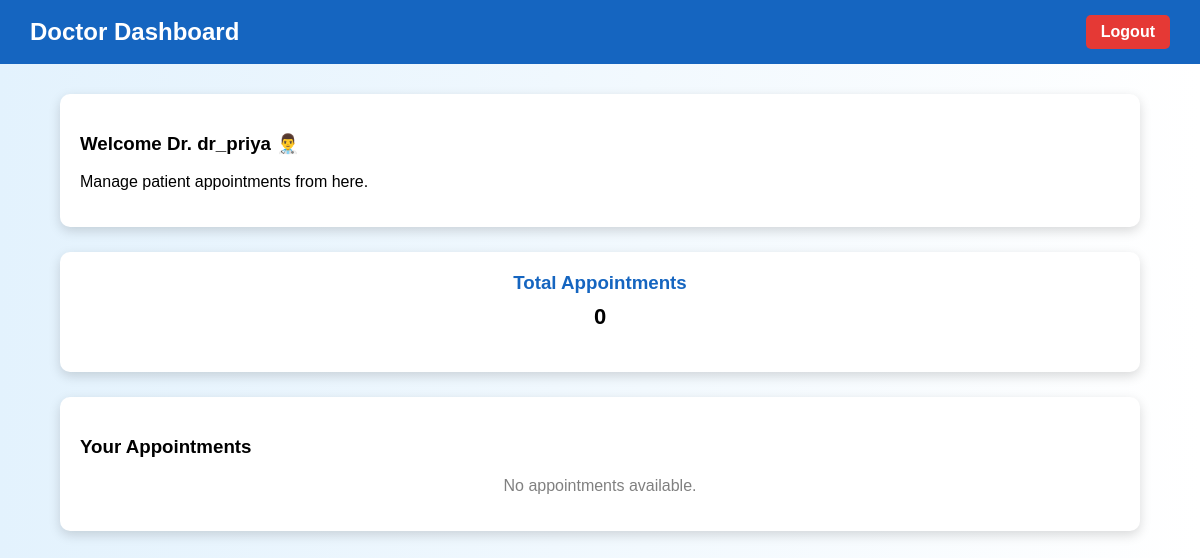
/dashboard/ (signed in), run on an earlier commit of the app's database.
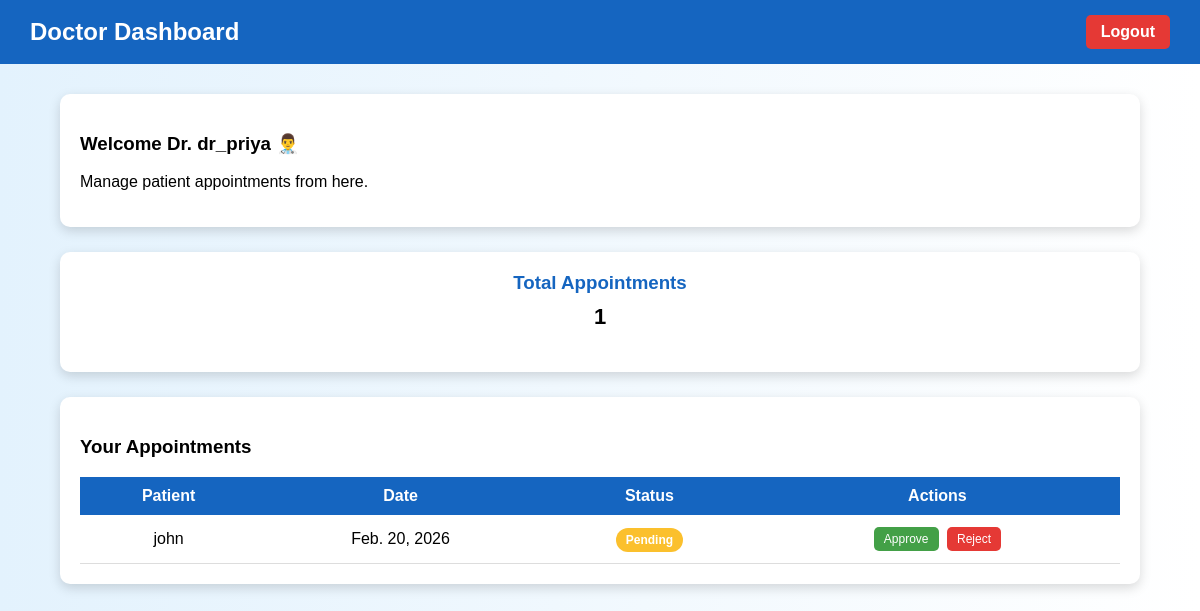
And on a later commit of the database.
### myapp/models.py (models this page shows, shortened)
class Appointment(models.Model):
    doctor = models.ForeignKey(Doctor, on_delete=models.CASCADE)
    patient = models.ForeignKey(Patient, on_delete=models.CASCADE)
    date = models.DateField()
    time = models.TimeField()
    status = models.CharField(
        max_length=20,
        choices=[
            ('Pending','Pending'),
            ('Approved','Approved'),
            ('Cancelled', 'Cancelled')
        ],
        default='Pending'
    )

class Patient(models.Model):
    user = models.OneToOneField(User, on_delete=models.CASCADE)
    age = models.IntegerField()
    gender = models.CharField(max_length=10)
    phone = models.CharField(max_length=15)
    address = models.TextField()

### myapp/views.py (the view)
# urls.py: path('dashboard/',dashboard,name="dashboard"),
def dashboard(request):
    if hasattr(request.user, 'doctor'):
        appointments = Appointment.objects.filter(doctor=request.user.doctor)
        return render(request, 'myapp/doctor_dashboard.html', {'appointments': appointments})
    elif hasattr(request.user, 'patient'):
        appointments = Appointment.objects.filter(patient=request.user.patient)
        return render(request, 'myapp/patient_dashboard.html', {'appointments': appointments})
    return redirect('login')

### templates/myapp/doctor_dashboard.html (shortened to what this page needs)
<!DOCTYPE html>
<html lang="en">
<head>
</head>
<body>
    <div class="navbar">
        <h2>Doctor Dashboard</h2>
        <a href="{% url 'logout' %}" class="logout-btn">Logout</a>
    </div>
    <div class="container">
        <div class="welcome-card">
            <h3>Welcome Dr. {{ request.user.username }} 👨‍⚕️</h3>
            <p>Manage patient appointments from here.</p>
        </div>
        <div class="stats">
            <div class="stat-card">
                <h3>Total Appointments</h3>
                <p>{{ appointments.count }}</p>
            </div>
        </div>
        <div class="appointments">
            <h3>Your Appointments</h3>
            {% if appointments %}
            <table>
                <tr>
                    <th>Patient</th>
                    <th>Date</th>
                    <th>Status</th>
                    <th>Actions</th>
                </tr>
                {% for app in appointments %}
                <tr>
                    <td>{{ app.patient.user.username }}</td>
                    <td>{{ app.date }}</td>
                    <td>
                        <span class="badge
                            {% if app.status == 'Pending' %}pending
                            {% elif app.status == 'Approved' %}approved
                            {% elif app.status == 'Rejected' %}rejected
                            {% elif app.status == 'Cancelled' %}cancelled
                            {% endif %}">
                            {{ app.status }}
                        </span>
                    </td>
                    <td>
                        {% if app.status == "Pending" %}
                        <a href="{% url 'approve_appointment' app.id %}" class="action-btn approve-btn">Approve</a>
                        <a href="{% url 'reject_appointment' app.id %}" class="action-btn reject-btn">Reject</a>
                        {% else %}
                        -
                        {% endif %}
                    </td>
                </tr>
                {% endfor %}
            </table>
            {% else %}
                <p class="no-data">No appointments available.</p>
            {% endif %}
        </div>
    </div>
</body>
</html>

### templates/myapp/doctor_dashboard.html (style rules this page uses)
body { font-family: Arial, sans-serif; margin: 0; background: linear-gradient(to right, #e3f2fd, #ffffff); }
.navbar { background-color: #1565c0; padding: 15px 30px; display: flex; justify-content: space-between; align-items: center; color: white; }
.navbar h2 { margin: 0; }
.logout-btn { background-color: #e53935; padding: 8px 15px; border-radius: 5px; color: white; text-decoration: none; font-weight: bold; }
.container { width: 90%; margin: 30px auto; }
.welcome-card { background: white; padding: 20px; border-radius: 10px; box-shadow: 0 4px 12px rgba(0,0,0,0.15); margin-bottom: 25px; }
.stats { display: flex; gap: 20px; flex-wrap: wrap; margin-bottom: 25px; }
.stat-card { flex: 1; min-width: 200px; background: white; padding: 20px; text-align: center; border-radius: 10px; box-shadow: 0 4px 12px rgba(0,0,0,0.15); }
.stat-card h3 { margin: 0; color: #1565c0; }
.stat-card p { font-size: 22px; font-weight: bold; margin-top: 10px; }
.appointments { background: white; padding: 20px; border-radius: 10px; box-shadow: 0 4px 12px rgba(0,0,0,0.15); overflow-x: auto; }
table { width: 100%; border-collapse: collapse; }
th { background-color: #1565c0; color: white; padding: 10px; }
td { padding: 10px; border-bottom: 1px solid #ddd; text-align: center; }
.badge { padding: 5px 10px; border-radius: 20px; color: white; font-size: 12px; font-weight: bold; }
.pending { background-color: #fbc02d; }
.action-btn { padding: 5px 10px; border-radius: 5px; color: white; text-decoration: none; font-size: 12px; margin: 2px; display: inline-block; }
.approve-btn { background-color: #43a047; }
.reject-btn { background-color: #e53935; }

What changed in the data, as far as the page shows it:
added Appointment: patient.user.username "john", date "Feb. 20, 2026", status "Pending", shows "Approve"
Also different on the page:
{{ appointments.count }}: "0" → "1"
text no longer shown: "No appointments available."
text now shown: "Patient Date Status Actions"
